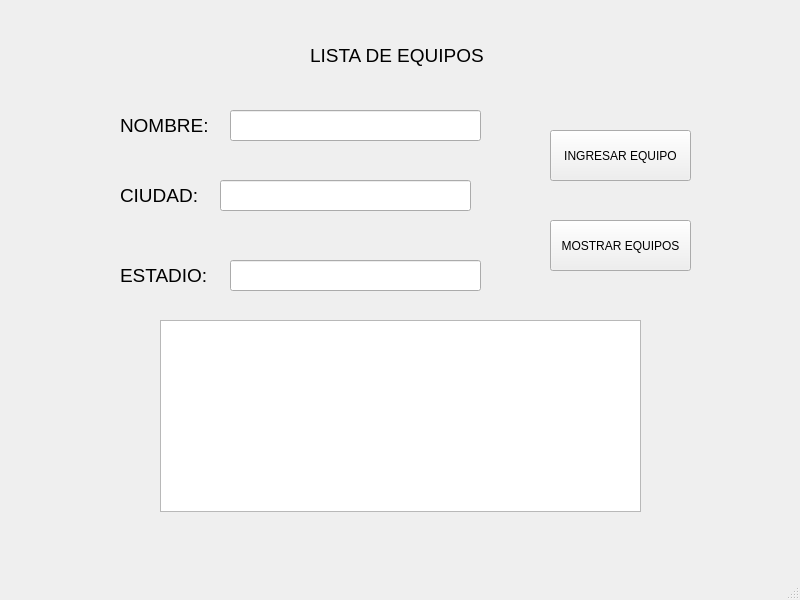
<?xml version="1.0" encoding="UTF-8"?>
<ui version="4.0">
 <class>MainWindow</class>
 <widget class="QMainWindow" name="MainWindow">
  <property name="geometry">
   <rect>
    <x>0</x>
    <y>0</y>
    <width>800</width>
    <height>600</height>
   </rect>
  </property>
  <property name="windowTitle">
   <string>MainWindow</string>
  </property>
  <widget class="QWidget" name="centralwidget">
   <widget class="QLabel" name="label_3">
    <property name="geometry">
     <rect>
      <x>120</x>
      <y>170</y>
      <width>91</width>
      <height>51</height>
     </rect>
    </property>
    <property name="font">
     <font>
      <pointsize>14</pointsize>
     </font>
    </property>
    <property name="autoFillBackground">
     <bool>false</bool>
    </property>
    <property name="text">
     <string>CIUDAD:</string>
    </property>
   </widget>
   <widget class="QLineEdit" name="lineEdit_2">
    <property name="geometry">
     <rect>
      <x>220</x>
      <y>180</y>
      <width>251</width>
      <height>31</height>
     </rect>
    </property>
   </widget>
   <widget class="QPushButton" name="pushButton">
    <property name="geometry">
     <rect>
      <x>550</x>
      <y>130</y>
      <width>141</width>
      <height>51</height>
     </rect>
    </property>
    <property name="text">
     <string>INGRESAR EQUIPO</string>
    </property>
   </widget>
   <widget class="QPushButton" name="pushButton_2">
    <property name="geometry">
     <rect>
      <x>550</x>
      <y>220</y>
      <width>141</width>
      <height>51</height>
     </rect>
    </property>
    <property name="text">
     <string>MOSTRAR EQUIPOS</string>
    </property>
   </widget>
   <widget class="QLabel" name="label_2">
    <property name="geometry">
     <rect>
      <x>120</x>
      <y>100</y>
      <width>101</width>
      <height>51</height>
     </rect>
    </property>
    <property name="font">
     <font>
      <pointsize>14</pointsize>
     </font>
    </property>
    <property name="autoFillBackground">
     <bool>false</bool>
    </property>
    <property name="text">
     <string>NOMBRE:</string>
    </property>
   </widget>
   <widget class="QLabel" name="label_4">
    <property name="geometry">
     <rect>
      <x>120</x>
      <y>250</y>
      <width>101</width>
      <height>51</height>
     </rect>
    </property>
    <property name="font">
     <font>
      <pointsize>14</pointsize>
     </font>
    </property>
    <property name="autoFillBackground">
     <bool>false</bool>
    </property>
    <property name="text">
     <string>ESTADIO:</string>
    </property>
   </widget>
   <widget class="QLineEdit" name="lineEdit_3">
    <property name="geometry">
     <rect>
      <x>230</x>
      <y>260</y>
      <width>251</width>
      <height>31</height>
     </rect>
    </property>
   </widget>
   <widget class="QLabel" name="label">
    <property name="geometry">
     <rect>
      <x>310</x>
      <y>30</y>
      <width>221</width>
      <height>51</height>
     </rect>
    </property>
    <property name="font">
     <font>
      <pointsize>14</pointsize>
     </font>
    </property>
    <property name="autoFillBackground">
     <bool>false</bool>
    </property>
    <property name="text">
     <string>LISTA DE EQUIPOS</string>
    </property>
   </widget>
   <widget class="QLineEdit" name="lineEdit">
    <property name="geometry">
     <rect>
      <x>230</x>
      <y>110</y>
      <width>251</width>
      <height>31</height>
     </rect>
    </property>
   </widget>
   <widget class="QTableWidget" name="listaEquipos">
    <property name="geometry">
     <rect>
      <x>160</x>
      <y>320</y>
      <width>481</width>
      <height>192</height>
     </rect>
    </property>
   </widget>
  </widget>
  <widget class="QMenuBar" name="menubar">
   <property name="geometry">
    <rect>
     <x>0</x>
     <y>0</y>
     <width>800</width>
     <height>26</height>
    </rect>
   </property>
  </widget>
  <widget class="QStatusBar" name="statusbar"/>
 </widget>
 <resources/>
 <connections/>
</ui>
